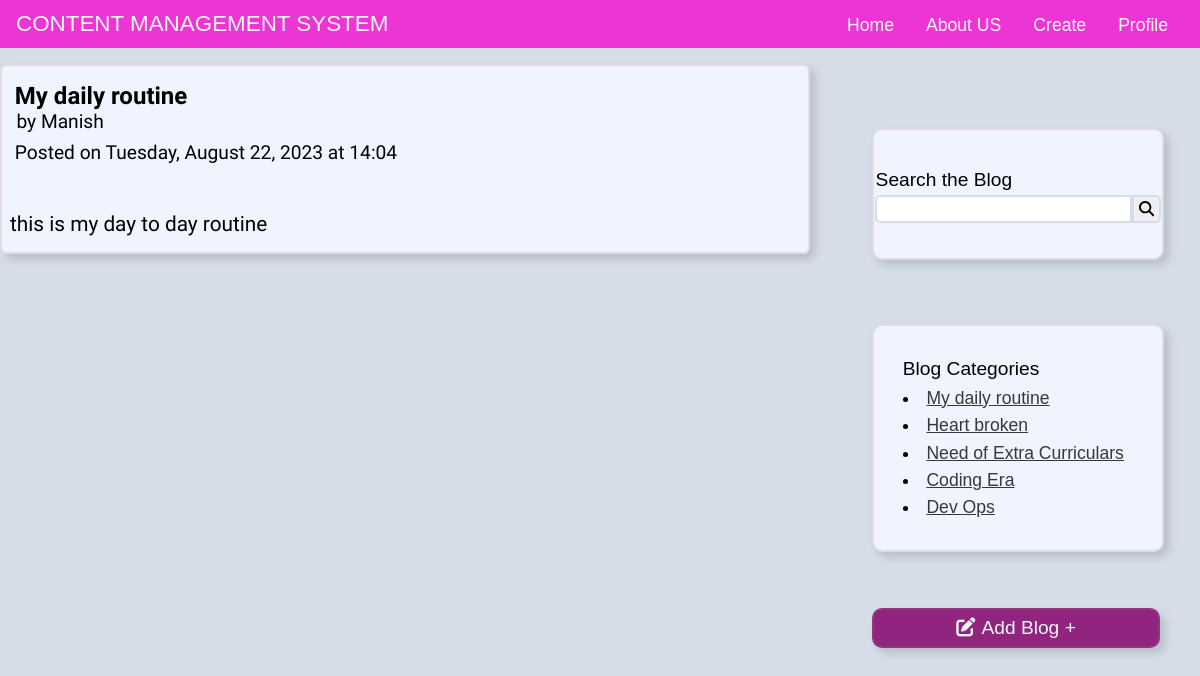
Page /category.php?category=PID20230822140414815 on the committed database.
### tables this page shows
CREATE TABLE `posts` (
  `PID` varchar(20) NOT NULL,
  `email` varchar(256) NOT NULL,
  `user` varchar(256) NOT NULL,
  `category` varchar(256) NOT NULL,
  `date` varchar(32) NOT NULL,
  `time` varchar(10) NOT NULL,
  `thumbnail` varchar(64) DEFAULT NULL,
  `file` varchar(64) DEFAULT NULL,
  `content` varchar(2048) NOT NULL,
  `status` varchar(6) NOT NULL
);

### category.php (the view, shortened to what this page needs)
<!DOCTYPE html>
<html lang="en">
<head>
  <link rel="stylesheet" href="./css/index.css" />
</head>
<body>
  <?php require "includes/db.php" ?>
  <?php require_once "./includes/nav.php" ?>
  <div id="main">
    <div id="container">
      <?php
      if (isset($_GET['category'])) {
        $cat_id = $_GET['category'];
      }
      $query = "select category from posts where PID='$cat_id';";
      $data = mysqli_query($con, $query);
      $row = mysqli_fetch_assoc($data);
      $cat = $row['category'];
      $query = "select * from posts where category='$cat';";
      $data = mysqli_query($con, $query);
      while ($row = mysqli_fetch_assoc($data)) {
        $PID = $row["PID"];
        $topic = $row["category"];
        $user = $row["user"];
        $date = $row["date"];
        $time = $row["time"];
        $thumbnail = $row["thumbnail"];
        $content = $row["content"];
        ?>
        <ul class="postID" id=<?php echo $PID ?>>
          <li>
            <?php echo $topic ?>
          </li>
          <li>by
            <?php echo $user ?>
          </li>
          <li>Posted on
            <?php echo $date . " at " . substr($time, 0, 5) ?>
          </li>
          <li><img src=<?php echo $thumbnail ?> alt="" /></li>
          <li>
            <?php echo (strlen($content) > 200) ? substr($content, 0, 200) . "..." : $content ?>
          </li>
        </ul>
      <?php } ?>
    </div>
    <div id="sidebar">
      <?php require_once "./includes/searchBar.php" ?>
      <?php require_once "./includes/category.php" ?>
      <button type="submit" id="createBlogBtn">
        <i class="fa-solid fa-pen-to-square"></i>
        Add Blog +
      </button>
    </div>
  </div>
</body>
</html>

### includes/category.php
<div id="categoryBox">
    <div id="categoryTitle">Blog Categories</div>
    <div id="categories">
        <?php
        $query = "select distinct * from posts order by PID desc limit 5";
        $data = mysqli_query($con, $query);
        while ($row = mysqli_fetch_assoc($data)) {
            $cat_id = $row['PID'];
            $cat = $row['category'];
            echo "<li><a class='catBtn' href='category.php?category={$cat_id}'>" . $cat . "</a></li>";
        } ?>
    </div>
</div>

### css/index.css (style rules this page uses)
* { margin: 0; padding: 0; }
body { width: 100vw; height: auto; overflow-x: hidden; position: relative; display: flex; flex-direction: column; background: #d5dee8; }
#main { display: flex; height: auto; width: 100%; }
#container { background: #d5dee8; width: 70%; height: auto; display: block; margin-top: 4rem; font-family: 'Ysabeau', sans-serif; }
#container ul { width: 94%; background-color: #f0f4fe; margin-bottom: 1rem; padding: 1rem 0.5rem; border-radius: 0.4rem; transition: all 0.2s; border: 2px solid rgba(163, 120, 120, 0.2); box-shadow: 5px 5px 10px rgba(0, 0, 0, 0.15); cursor: pointer; }
#container li:nth-child(1) { font-size: 1.5rem; padding: 0 0.3rem; font-weight: 600; }
#container li:nth-child(2) { font-size: 1.2rem; padding: 0 0.4rem; }
#container li:nth-child(3) { font-size: 1.2rem; padding: 0.5rem 0.3rem; }
#container li:nth-child(5) { padding-top: 1.3rem; font-size: 1.3rem; }
#sidebar { margin-top: 3rem; width: 30%; height: 100vh; background-color: #d5dee8; ; display: block; display: flex; flex-direction: column; left: 70%; position: fixed; z-index: 1; }
#sidebar #categoryBox { width: 80%; height: 14rem; display: flex; position: relative; flex-direction: column; justify-content: center; align-items: center; border-radius: 10px; background-color: #f0f4fe; margin: 6vh 0 5vh 2rem; transition: all 0.3s; font-family: 'Montserrat', sans-serif; border: 2px solid rgba(163, 120, 120, 0.2); box-shadow: 5px 5px 10px rgba(0, 0, 0, 0.15); }
#sidebar #categoryBox #categoryTitle { width: 80%; font-size: 1.2rem; cursor: default; }
#sidebar #categoryBox #categories { width: 80%; display: grid; overflow: hidden; margin-top: 0.5rem; grid-template-columns: 1fr; grid-gap: 0.4rem; font-size: 1.1rem; }
#sidebar #categoryBox #categories .catBtn { width: 80%; color: #37393a; cursor: pointer; white-space: nowrap; text-align: left; overflow: hidden; transition: all 0.1s; }
#sidebar #createBlogBtn { width: 80%; height: 2.5rem; border-radius: 10px; margin: 2vh 0 2rem 2rem; outline: none; cursor: pointer; color: whitesmoke; text-align: center; font-size: 1.2rem; padding: 0.2rem 0; font-family: 'Montserrat', sans-serif; background-color: #91247f; transition: all 0.3s ease-out; border: 2px solid rgba(163, 120, 120, 0.2); box-shadow: 5px 5px 10px rgba(0, 0, 0, 0.15); }
#sidebar button i { color: whitesmoke; width: 1rem; padding-right: 5px; }

### rows in the picture
posts: category "My daily routine", user "Manish", date "Tuesday, August 22, 2023", time "14:04", content "this is my day to day routine"
posts: category "Heart broken"
posts: category "Need of Extra Curriculars"
posts: category "Coding Era"
posts: category "Dev Ops"
